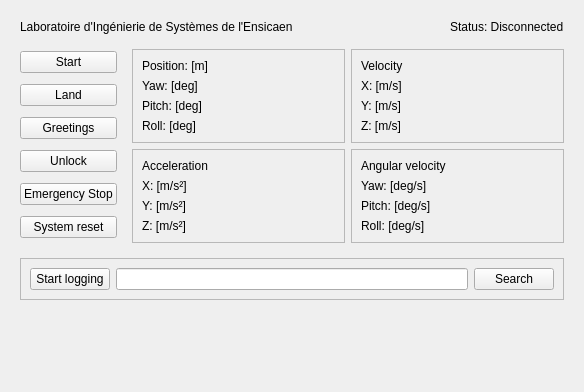
<?xml version="1.0" encoding="UTF-8"?>
<ui version="4.0">
 <class>Form</class>
 <widget class="QWidget" name="Form">
  <property name="geometry">
   <rect>
    <x>0</x>
    <y>0</y>
    <width>584</width>
    <height>392</height>
   </rect>
  </property>
  <property name="sizePolicy">
   <sizepolicy hsizetype="Minimum" vsizetype="Minimum">
    <horstretch>0</horstretch>
    <verstretch>0</verstretch>
   </sizepolicy>
  </property>
  <property name="windowTitle">
   <string>Plot</string>
  </property>
  <layout class="QVBoxLayout" name="verticalLayout">
   <property name="sizeConstraint">
    <enum>QLayout::SetDefaultConstraint</enum>
   </property>
   <item>
    <widget class="QFrame" name="frame">
     <property name="sizePolicy">
      <sizepolicy hsizetype="MinimumExpanding" vsizetype="MinimumExpanding">
       <horstretch>0</horstretch>
       <verstretch>0</verstretch>
      </sizepolicy>
     </property>
     <property name="frameShape">
      <enum>QFrame::NoFrame</enum>
     </property>
     <property name="frameShadow">
      <enum>QFrame::Sunken</enum>
     </property>
     <layout class="QGridLayout" name="gridLayout">
      <item row="0" column="0">
       <widget class="QLabel" name="titleLb">
        <property name="sizePolicy">
         <sizepolicy hsizetype="MinimumExpanding" vsizetype="Preferred">
          <horstretch>0</horstretch>
          <verstretch>0</verstretch>
         </sizepolicy>
        </property>
        <property name="maximumSize">
         <size>
          <width>16777215</width>
          <height>30</height>
         </size>
        </property>
        <property name="text">
         <string>Laboratoire d'Ingénierie de Systèmes de l'Ensicaen</string>
        </property>
       </widget>
      </item>
      <item row="3" column="0" colspan="3">
       <widget class="QFrame" name="frame_8">
        <property name="sizePolicy">
         <sizepolicy hsizetype="MinimumExpanding" vsizetype="Minimum">
          <horstretch>0</horstretch>
          <verstretch>0</verstretch>
         </sizepolicy>
        </property>
        <property name="frameShape">
         <enum>QFrame::StyledPanel</enum>
        </property>
        <property name="frameShadow">
         <enum>QFrame::Raised</enum>
        </property>
        <layout class="QHBoxLayout" name="horizontalLayout_2">
         <item>
          <widget class="QPushButton" name="loggingBt">
           <property name="text">
            <string>Start logging</string>
           </property>
          </widget>
         </item>
         <item>
          <widget class="QLineEdit" name="loggingLe">
           <property name="text">
            <string/>
           </property>
          </widget>
         </item>
         <item>
          <widget class="QPushButton" name="searchBt">
           <property name="text">
            <string>Search</string>
           </property>
          </widget>
         </item>
        </layout>
       </widget>
      </item>
      <item row="0" column="2">
       <widget class="QLabel" name="lb_connectivity_state">
        <property name="sizePolicy">
         <sizepolicy hsizetype="Minimum" vsizetype="Preferred">
          <horstretch>0</horstretch>
          <verstretch>0</verstretch>
         </sizepolicy>
        </property>
        <property name="maximumSize">
         <size>
          <width>16777215</width>
          <height>30</height>
         </size>
        </property>
        <property name="text">
         <string>Status: Disconnected</string>
        </property>
       </widget>
      </item>
      <item row="2" column="0" colspan="3">
       <widget class="QFrame" name="frame_9">
        <property name="sizePolicy">
         <sizepolicy hsizetype="Preferred" vsizetype="MinimumExpanding">
          <horstretch>0</horstretch>
          <verstretch>0</verstretch>
         </sizepolicy>
        </property>
        <property name="autoFillBackground">
         <bool>false</bool>
        </property>
        <property name="frameShape">
         <enum>QFrame::NoFrame</enum>
        </property>
        <property name="frameShadow">
         <enum>QFrame::Raised</enum>
        </property>
        <property name="lineWidth">
         <number>1</number>
        </property>
        <layout class="QGridLayout" name="gridLayout_7">
         <property name="leftMargin">
          <number>0</number>
         </property>
         <property name="topMargin">
          <number>0</number>
         </property>
         <property name="rightMargin">
          <number>0</number>
         </property>
         <property name="bottomMargin">
          <number>0</number>
         </property>
         <item row="0" column="0">
          <widget class="QFrame" name="frame_7">
           <property name="sizePolicy">
            <sizepolicy hsizetype="Minimum" vsizetype="MinimumExpanding">
             <horstretch>0</horstretch>
             <verstretch>0</verstretch>
            </sizepolicy>
           </property>
           <property name="maximumSize">
            <size>
             <width>16777215</width>
             <height>236</height>
            </size>
           </property>
           <property name="frameShape">
            <enum>QFrame::NoFrame</enum>
           </property>
           <property name="frameShadow">
            <enum>QFrame::Raised</enum>
           </property>
           <layout class="QVBoxLayout" name="verticalLayout_2">
            <property name="spacing">
             <number>0</number>
            </property>
            <property name="leftMargin">
             <number>0</number>
            </property>
            <property name="topMargin">
             <number>0</number>
            </property>
            <property name="rightMargin">
             <number>0</number>
            </property>
            <property name="bottomMargin">
             <number>0</number>
            </property>
            <item>
             <widget class="QPushButton" name="startBt">
              <property name="text">
               <string>Start</string>
              </property>
             </widget>
            </item>
            <item>
             <widget class="QPushButton" name="landBt">
              <property name="text">
               <string>Land</string>
              </property>
             </widget>
            </item>
            <item>
             <widget class="QPushButton" name="greetingsBt">
              <property name="text">
               <string>Greetings</string>
              </property>
             </widget>
            </item>
            <item>
             <widget class="QPushButton" name="unlockBt">
              <property name="text">
               <string>Unlock</string>
              </property>
             </widget>
            </item>
            <item>
             <widget class="QPushButton" name="emergencyStopBt">
              <property name="text">
               <string>Emergency Stop</string>
              </property>
             </widget>
            </item>
            <item>
             <widget class="QPushButton" name="systemResetBt">
              <property name="text">
               <string>System reset</string>
              </property>
             </widget>
            </item>
           </layout>
          </widget>
         </item>
         <item row="0" column="1">
          <widget class="QFrame" name="frame_6">
           <property name="sizePolicy">
            <sizepolicy hsizetype="MinimumExpanding" vsizetype="MinimumExpanding">
             <horstretch>0</horstretch>
             <verstretch>0</verstretch>
            </sizepolicy>
           </property>
           <property name="frameShape">
            <enum>QFrame::NoFrame</enum>
           </property>
           <property name="frameShadow">
            <enum>QFrame::Sunken</enum>
           </property>
           <property name="lineWidth">
            <number>1</number>
           </property>
           <layout class="QGridLayout" name="gridLayout_6">
            <property name="rightMargin">
             <number>0</number>
            </property>
            <item row="2" column="0">
             <widget class="QFrame" name="frame_4">
              <property name="sizePolicy">
               <sizepolicy hsizetype="MinimumExpanding" vsizetype="MinimumExpanding">
                <horstretch>0</horstretch>
                <verstretch>0</verstretch>
               </sizepolicy>
              </property>
              <property name="maximumSize">
               <size>
                <width>16777215</width>
                <height>129</height>
               </size>
              </property>
              <property name="frameShape">
               <enum>QFrame::StyledPanel</enum>
              </property>
              <property name="frameShadow">
               <enum>QFrame::Raised</enum>
              </property>
              <layout class="QGridLayout" name="gridLayout_4">
               <item row="1" column="0">
                <widget class="QLabel" name="axLb">
                 <property name="text">
                  <string>X: [m/s²]</string>
                 </property>
                </widget>
               </item>
               <item row="3" column="0">
                <widget class="QLabel" name="ayLb">
                 <property name="text">
                  <string>Y: [m/s²]</string>
                 </property>
                </widget>
               </item>
               <item row="0" column="0">
                <widget class="QLabel" name="label_5">
                 <property name="text">
                  <string>Acceleration</string>
                 </property>
                </widget>
               </item>
               <item row="4" column="0">
                <widget class="QLabel" name="azLb">
                 <property name="text">
                  <string>Z: [m/s²]</string>
                 </property>
                </widget>
               </item>
              </layout>
             </widget>
            </item>
            <item row="1" column="0">
             <widget class="QFrame" name="frame_2">
              <property name="sizePolicy">
               <sizepolicy hsizetype="MinimumExpanding" vsizetype="MinimumExpanding">
                <horstretch>0</horstretch>
                <verstretch>0</verstretch>
               </sizepolicy>
              </property>
              <property name="maximumSize">
               <size>
                <width>16777215</width>
                <height>129</height>
               </size>
              </property>
              <property name="frameShape">
               <enum>QFrame::StyledPanel</enum>
              </property>
              <property name="frameShadow">
               <enum>QFrame::Raised</enum>
              </property>
              <layout class="QGridLayout" name="gridLayout_2">
               <item row="1" column="0">
                <widget class="QLabel" name="yawLb">
                 <property name="text">
                  <string>Yaw: [deg]</string>
                 </property>
                </widget>
               </item>
               <item row="2" column="0">
                <widget class="QLabel" name="pitchLb">
                 <property name="text">
                  <string>Pitch: [deg]</string>
                 </property>
                </widget>
               </item>
               <item row="3" column="0">
                <widget class="QLabel" name="rollLb">
                 <property name="text">
                  <string>Roll: [deg]</string>
                 </property>
                </widget>
               </item>
               <item row="0" column="0">
                <widget class="QLabel" name="positionLb">
                 <property name="text">
                  <string>Position: [m]</string>
                 </property>
                </widget>
               </item>
              </layout>
             </widget>
            </item>
            <item row="1" column="1">
             <widget class="QFrame" name="frame_5">
              <property name="sizePolicy">
               <sizepolicy hsizetype="MinimumExpanding" vsizetype="MinimumExpanding">
                <horstretch>0</horstretch>
                <verstretch>0</verstretch>
               </sizepolicy>
              </property>
              <property name="maximumSize">
               <size>
                <width>16777215</width>
                <height>129</height>
               </size>
              </property>
              <property name="frameShape">
               <enum>QFrame::StyledPanel</enum>
              </property>
              <property name="frameShadow">
               <enum>QFrame::Raised</enum>
              </property>
              <layout class="QGridLayout" name="gridLayout_5">
               <item row="2" column="0">
                <widget class="QLabel" name="vyLb">
                 <property name="text">
                  <string>Y: [m/s]</string>
                 </property>
                </widget>
               </item>
               <item row="0" column="0">
                <widget class="QLabel" name="label">
                 <property name="text">
                  <string>Velocity</string>
                 </property>
                </widget>
               </item>
               <item row="1" column="0">
                <widget class="QLabel" name="vxLb">
                 <property name="text">
                  <string>X: [m/s]</string>
                 </property>
                </widget>
               </item>
               <item row="3" column="0">
                <widget class="QLabel" name="vzLb">
                 <property name="text">
                  <string>Z: [m/s]</string>
                 </property>
                </widget>
               </item>
              </layout>
             </widget>
            </item>
            <item row="2" column="1">
             <widget class="QFrame" name="frame_3">
              <property name="sizePolicy">
               <sizepolicy hsizetype="MinimumExpanding" vsizetype="MinimumExpanding">
                <horstretch>0</horstretch>
                <verstretch>0</verstretch>
               </sizepolicy>
              </property>
              <property name="maximumSize">
               <size>
                <width>16777215</width>
                <height>129</height>
               </size>
              </property>
              <property name="frameShape">
               <enum>QFrame::StyledPanel</enum>
              </property>
              <property name="frameShadow">
               <enum>QFrame::Raised</enum>
              </property>
              <layout class="QGridLayout" name="gridLayout_3">
               <item row="2" column="0">
                <widget class="QLabel" name="pitchRateLb">
                 <property name="text">
                  <string>Pitch: [deg/s]</string>
                 </property>
                </widget>
               </item>
               <item row="3" column="0">
                <widget class="QLabel" name="rollRateLb">
                 <property name="text">
                  <string>Roll: [deg/s]</string>
                 </property>
                </widget>
               </item>
               <item row="1" column="0">
                <widget class="QLabel" name="yawRateLb">
                 <property name="text">
                  <string>Yaw: [deg/s]</string>
                 </property>
                </widget>
               </item>
               <item row="0" column="0">
                <widget class="QLabel" name="label_12">
                 <property name="text">
                  <string>Angular velocity</string>
                 </property>
                </widget>
               </item>
              </layout>
             </widget>
            </item>
           </layout>
          </widget>
         </item>
        </layout>
       </widget>
      </item>
     </layout>
    </widget>
   </item>
   <item>
    <spacer name="verticalSpacer">
     <property name="orientation">
      <enum>Qt::Vertical</enum>
     </property>
     <property name="sizeHint" stdset="0">
      <size>
       <width>0</width>
       <height>0</height>
      </size>
     </property>
    </spacer>
   </item>
  </layout>
 </widget>
 <resources/>
 <connections/>
</ui>
